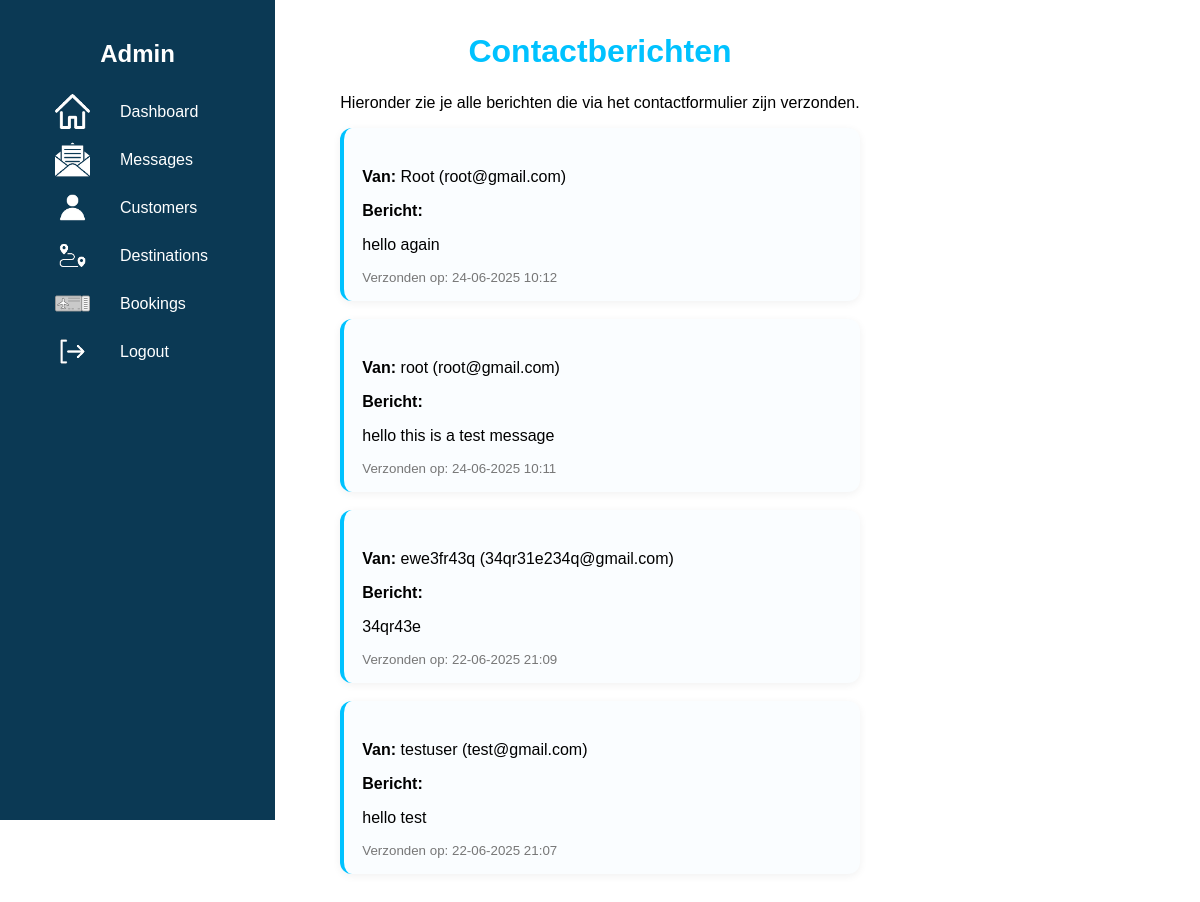
/Tropical-Tides/admin-dashboard-views/messages.php, run on an earlier commit of the app's database.
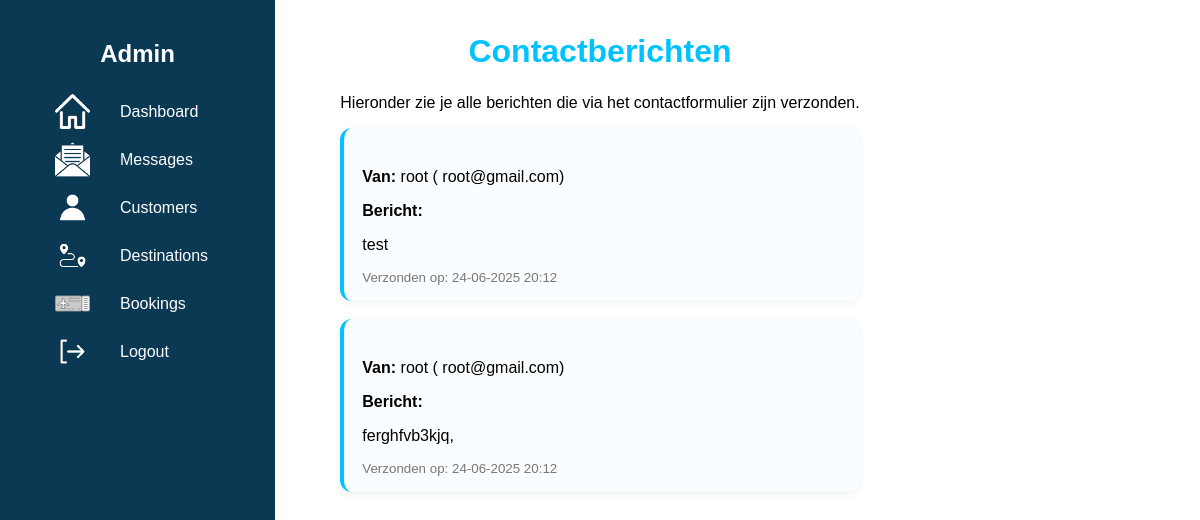
And on a later commit of the database.
### tables this page shows
CREATE TABLE `messages` (
  `id` int(11) NOT NULL,
  `name` varchar(100) NOT NULL,
  `email` varchar(150) NOT NULL,
  `message` text NOT NULL,
  `created_at` timestamp NULL DEFAULT current_timestamp()
);

### Tropical-Tides/admin-dashboard-views/messages.php (the view, shortened to what this page needs)
<?php
include('../dbcalls/conn.php');
$messages_stmt = $conn->prepare("SELECT name, email, message, created_at FROM messages ORDER BY created_at DESC");
$messages_stmt->execute();
$messages = $messages_stmt->fetchAll();
?>
<!DOCTYPE html>
<html lang="en">
<head>
    <link rel="stylesheet" href="../assets/css/dashboard-ui.css">
    <link rel="stylesheet" href="../assets/css/style.css">
</head>
<body>
<?php include "../include/admin-dashboard-sidebar.php"; ?>
    <div class="content">
        <div class="admin-dashboard-container">
            <h1>Contactberichten</h1>
            <p>Hieronder zie je alle berichten die via het contactformulier zijn verzonden.</p>
            <?php if (empty($messages)): ?>
                <p>Er zijn nog geen berichten.</p>
            <?php else: ?>
                <?php foreach ($messages as $msg): ?>
                    <div class="crud-item">
                        <p><strong>Van:</strong> <?php echo htmlspecialchars($msg['name']); ?> (<?php echo htmlspecialchars($msg['email']); ?>)</p>
                        <p><strong>Bericht:</strong></p>
                        <p><?php echo nl2br(htmlspecialchars($msg['message'])); ?></p>
                        <small style="display: block; color: #777; margin-top: 5px;">Verzonden op: <?php echo date('d-m-Y H:i', strtotime($msg['created_at'])); ?></small>
                    </div>
                <?php endforeach; ?>
            <?php endif; ?>
        </div>
    </div>
</body>
</html>

What changed in the data, as far as the page shows it:
removed messages: name "Root", email "root@gmail.com", message "hello again", created_at "24-06-2025 10:12"
removed messages: name "root", email "root@gmail.com", message "hello this is a test message", created_at "24-06-2025 10:11"
removed messages: name "ewe3fr43q", email "34qr31e234q@gmail.com", message "34qr43e", created_at "22-06-2025 21:09"
removed messages: name "testuser", email "test@gmail.com", message "hello test", created_at "22-06-2025 21:07"
added messages: name "root", email "root@gmail.com", message "test", created_at "24-06-2025 20:12"
added messages: name "root", email "root@gmail.com", message "ferghfvb3kjq,", created_at "24-06-2025 20:12"
